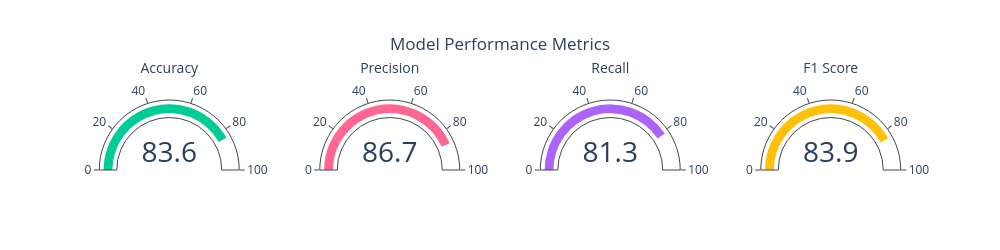

The notebook cell saved with this chart:
### Markdown cell above
### <span style='color:purple'>1. Logistics Regression</span>

### Code cell
Model_Training_And_Evaluation(LogisticRegression())

### Figure 1 — Plotly figure (JSON) as saved in the notebook; plotly's stock layout.template omitted (floating-point values rounded to 4 significant figures)
{"data": [{"domain": {"x": [0, 0.2125], "y": [0, 1]}, "gauge": {"axis": {"range": [null, 100]}, "bar": {"color": "#00CC96"}}, "mode": "gauge+number", "title": {"font": {"size": 14}, "text": "Accuracy"}, "type": "indicator", "value": 83.61}, {"domain": {"x": [0.2625, 0.475], "y": [0, 1]}, "gauge": {"axis": {"range": [null, 100]}, "bar": {"color": "#FF6692"}}, "mode": "gauge+number", "title": {"font": {"size": 14}, "text": "Precision"}, "type": "indicator", "value": 86.67}, {"domain": {"x": [0.525, 0.7375], "y": [0, 1]}, "gauge": {"axis": {"range": [null, 100]}, "bar": {"color": "#AB63FA"}}, "mode": "gauge+number", "title": {"font": {"size": 14}, "text": "Recall"}, "type": "indicator", "value": 81.25}, {"domain": {"x": [0.7875, 1], "y": [0, 1]}, "gauge": {"axis": {"range": [null, 100]}, "bar": {"color": "#FFC107"}}, "mode": "gauge+number", "title": {"font": {"size": 14}, "text": "F1 Score"}, "type": "indicator", "value": 83.87}], "layout": {"height": 250, "showlegend": false, "title": {"text": "Model Performance Metrics", "x": 0.5}, "width": 1000}}
